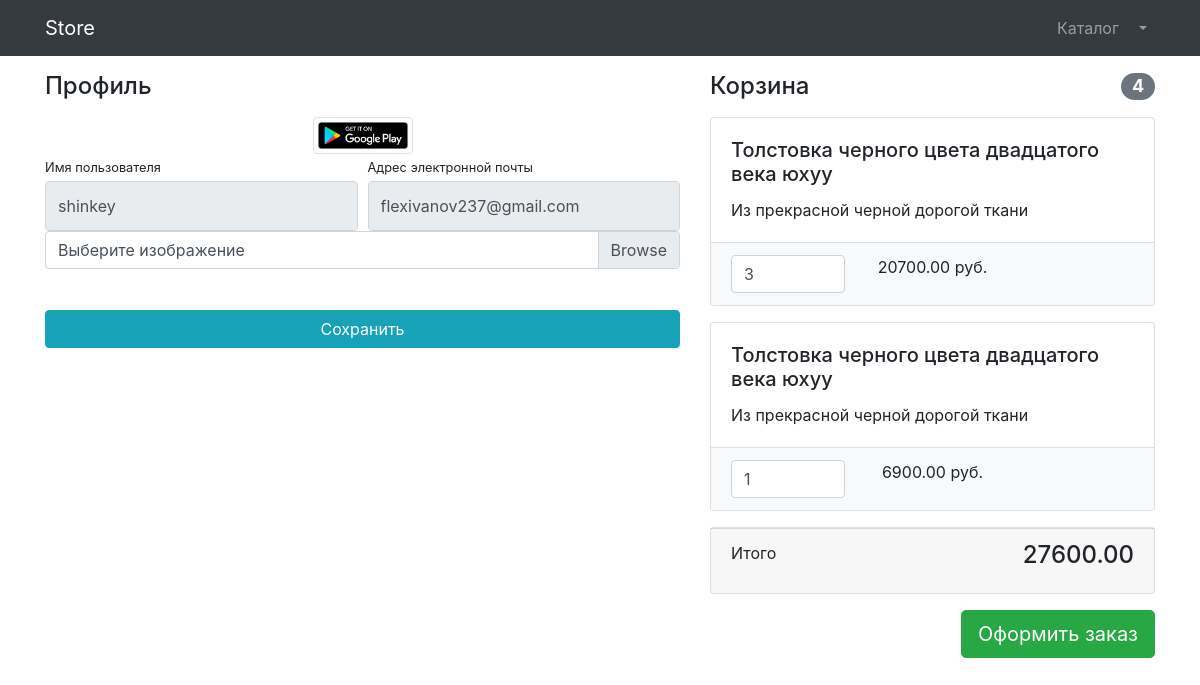
/users/profile/ (signed in), run on an earlier commit of the app's database.
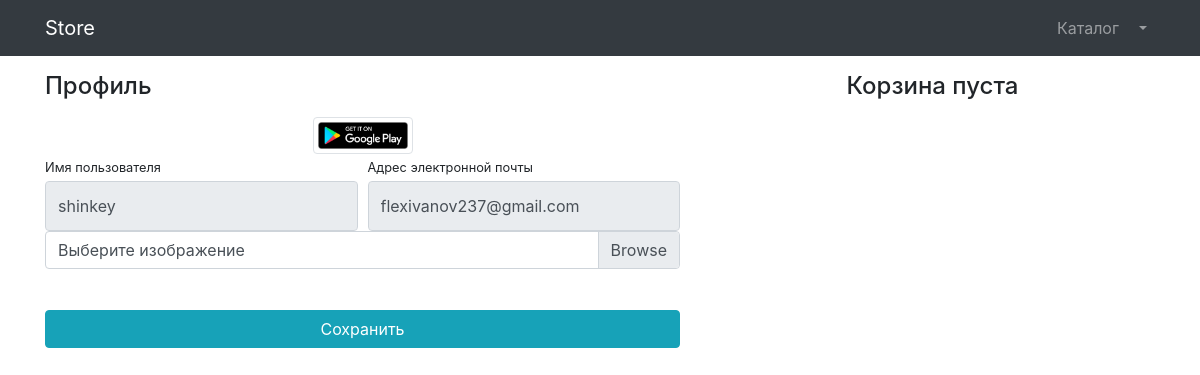
And on a later commit of the database.
### products/models.py (models this page shows, shortened)
class Basket(models.Model):
    user = models.ForeignKey(to=User, on_delete=models.CASCADE)
    product = models.ForeignKey(to=Product, on_delete=models.CASCADE)
    quantity = models.PositiveSmallIntegerField(default=0)
    created_timestamp= models.DateTimeField(auto_now_add=True)
    objects = BasketQuerySet.as_manager()
    def sum(self):
        return self.product.price * self.quantity

class Product(models.Model):
    name = models.CharField(max_length=256)
    description = models.TextField()
    price = models.DecimalField(max_digits=6, decimal_places=2)
    quantity = models.PositiveIntegerField(default=0)
    image = models.ImageField(upload_to='products_images')
    category = models.ForeignKey(ProductCategory, on_delete=models.CASCADE)

### users/views.py (the view)
# urls.py: path('profile/', profile, name='profile'),
def profile(request):
    if request.method == "POST":
        form = UserProfileForm(instance=request.user, data=request.POST, files=request.FILES)
        if form.is_valid():
            form.save()
            return HttpResponseRedirect(reverse('users:profile'))
    else:
        form = UserProfileForm(instance=request.user)
    context = {'title' : 'Профиль',
               'form' : form,
               'baskets' : Basket.objects.filter(user=request.user)
               }
    return render(request, 'users/profile.html', context)

### users/forms.py
class UserProfileForm(UserChangeForm):
    username = forms.CharField(widget=forms.TextInput(attrs={ 'class': 'form-control py-4', 'readonly': True}))
    email = forms.CharField(widget=forms.EmailInput(attrs={ 'class': 'form-control py-4', 'readonly': True}))
    image = forms.ImageField(widget=forms.FileInput(attrs={'class': 'custom-file-input', 'readonly': True}))
    class Meta:
        model = User
        fields = ('username', 'email', 'image')

### products/models.py (called while the page is built)
    def total_sum(self):
        return sum(basket.sum() for basket in self)

    def total_quantity(self):
        return sum(basket.quantity for basket in self)

### users/templates/users/profile.html (shortened to what this page needs)
{% extends 'products/base.html' %}
{% load static %}
{% block css %}
    <link href="{% static 'vendor/css/profile.css' %}" rel="stylesheet">
{% endblock %}
{% block content %}
    <div class="container">
        <div class="row">
            <div class="col-lg-7">
                <h4 class="mt-3 mb-3">Профиль</h4>
                <div class="col-lg-12 text-center">
                    <img width="100" height="100"
                         src="{% if user.image %} {{ user.image.url }} {% else %} {% static 'vendor/img/users/default_avatar.jpg'%} {% endif %}"
                         class="img-thumbnail">
                </div>
                <form action="{% url 'users:profile' %}" method="post" enctype="multipart/form-data">
                    <div class="form-row">
                        <div class="col-lg-6">
                            <label class="small mb-1" for="{{ form.username.id_for_label }}">Имя пользователя</label>
                            {{ form.username }}
                        </div>
                        <div class="col-lg-6">
                            <label class="small mb-1" for="{{ form.email.id_for_label }}">
                                Адрес электронной почты
                            </label>
                            {{ form.email }}
                        </div>
                    </div>
                    <div class="form-row mb-2">
                        <div class="col-lg-12">
                            <div class="custom-file">
                                <label class="custom-file-label" for="{{ form.image.id_for_label }}">
                                    Выберите изображение
                                </label>
                            </div>
                        </div>
                    </div>
                    <div class="form-row">
                        <div class="col-lg-12" style="margin-top: 33px;">
                            <input class="btn btn-info btn-block" type="submit" value="Сохранить">
                        </div>
                    </div>
                </form>
            </div>
            <div class="col-lg-5">
                {% include 'products/baskets.html' %}
            </div>
        </div>
    </div>
{% endblock %}

### products/templates/products/baskets.html (shortened to what this page needs)
{% load humanize %}
{% if baskets %}
 <h4 class="mt-3 mb-3 d-flex justify-content-between align-items-center mb-3">
                Корзина <span class="badge badge-secondary badge-pill">{{ baskets.total_quantity }}</span>
            </h4>
            {% for basket in baskets %}
            <div class="card mb-3">
                <div class="card-body">
                    <h5 class="card-title">{{ basket.product.name }}</h5>
                    <p class="card-text">{{ basket.product.description }}</p>
                </div>
                <ul class="list-group list-group-flush">
                    <li class="list-group-item bg-light">
                        <div class="row text-center">
                            <div class="col-lg-4">
                                <input name="basketID" type="number" class="form-control"
                                       value="{{ basket.quantity }}" min="0">
                            </div>
                            <div class="col-lg-4">{{ basket.sum }} руб.</div>
                            <div class="col-lg-4">
                            </div>
                        </div>
                    </li>
                </ul>
            </div>
    {% endfor %}
            <div class="card mb-3">
                <div class="card-footer">
                    <p class="float-left">Итого</p>
                    <h4 class="float-right">{{ baskets.total_sum }}</h4>
                </div>
            </div>
            <a class="btn btn-success btn-lg float-right" href="../orders/order-create.html">
                Оформить заказ
            </a>
{% else %}
<h4 class="mt-3 mb-3 text-center">Корзина пуста</h4>
{% endif %}

What changed in the data, as far as the page shows it:
removed Basket: total_quantity "4", product.name "Толстовка черного цвета двадцатого века юхуу", product.description "Из прекрасной черной дорогой ткани", basketID "3", sum "20700.00", total_sum "27600.00"
removed Basket: product.name "Толстовка черного цвета двадцатого века юхуу", product.description "Из прекрасной черной дорогой ткани", basketID "1", sum "6900.00"
Also different on the page:
text no longer shown: "Корзина Итого Оформить заказ"
text now shown: "Корзина пуста"
